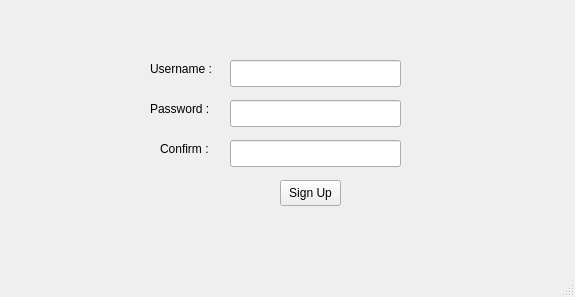
<?xml version="1.0" encoding="UTF-8"?>
<ui version="4.0">
 <class>newuser</class>
 <widget class="QMainWindow" name="newuser">
  <property name="geometry">
   <rect>
    <x>0</x>
    <y>0</y>
    <width>575</width>
    <height>297</height>
   </rect>
  </property>
  <property name="windowTitle">
   <string>MainWindow</string>
  </property>
  <widget class="QWidget" name="centralwidget">
   <widget class="QLabel" name="label">
    <property name="geometry">
     <rect>
      <x>150</x>
      <y>60</y>
      <width>81</width>
      <height>17</height>
     </rect>
    </property>
    <property name="text">
     <string>Username :</string>
    </property>
   </widget>
   <widget class="QLabel" name="label_2">
    <property name="geometry">
     <rect>
      <x>150</x>
      <y>100</y>
      <width>81</width>
      <height>17</height>
     </rect>
    </property>
    <property name="text">
     <string>Password :</string>
    </property>
   </widget>
   <widget class="QLabel" name="label_3">
    <property name="geometry">
     <rect>
      <x>160</x>
      <y>140</y>
      <width>71</width>
      <height>17</height>
     </rect>
    </property>
    <property name="text">
     <string>Confirm :</string>
    </property>
   </widget>
   <widget class="QLineEdit" name="newusername">
    <property name="geometry">
     <rect>
      <x>230</x>
      <y>60</y>
      <width>171</width>
      <height>27</height>
     </rect>
    </property>
   </widget>
   <widget class="QLineEdit" name="newpassword">
    <property name="geometry">
     <rect>
      <x>230</x>
      <y>100</y>
      <width>171</width>
      <height>27</height>
     </rect>
    </property>
    <property name="echoMode">
     <enum>QLineEdit::Password</enum>
    </property>
   </widget>
   <widget class="QLineEdit" name="confirmnewpassword">
    <property name="geometry">
     <rect>
      <x>230</x>
      <y>140</y>
      <width>171</width>
      <height>27</height>
     </rect>
    </property>
    <property name="echoMode">
     <enum>QLineEdit::Password</enum>
    </property>
   </widget>
   <widget class="QPushButton" name="signupbutton">
    <property name="geometry">
     <rect>
      <x>280</x>
      <y>180</y>
      <width>61</width>
      <height>26</height>
     </rect>
    </property>
    <property name="text">
     <string>Sign Up</string>
    </property>
    <property name="autoDefault">
     <bool>true</bool>
    </property>
    <property name="default">
     <bool>false</bool>
    </property>
    <property name="flat">
     <bool>false</bool>
    </property>
   </widget>
  </widget>
  <widget class="QMenuBar" name="menubar">
   <property name="geometry">
    <rect>
     <x>0</x>
     <y>0</y>
     <width>575</width>
     <height>23</height>
    </rect>
   </property>
  </widget>
  <widget class="QStatusBar" name="statusbar"/>
 </widget>
 <resources/>
 <connections/>
</ui>
